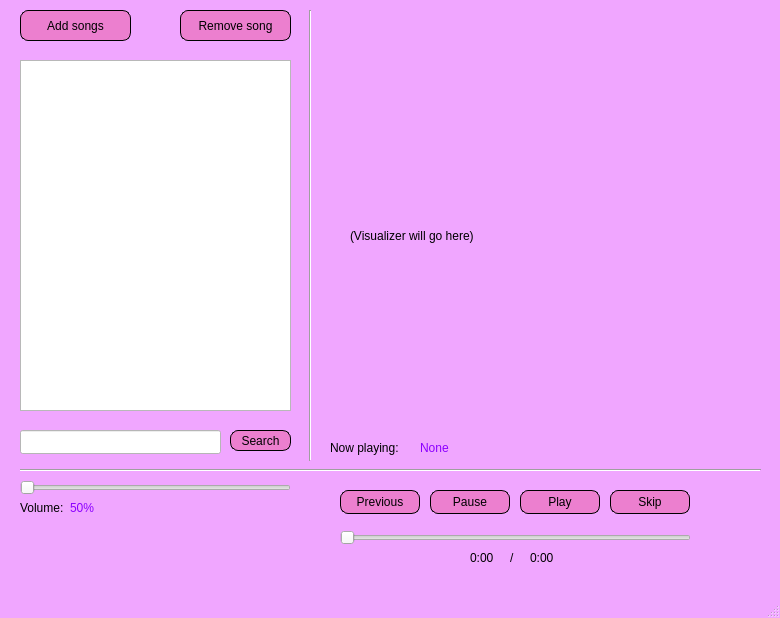
<?xml version="1.0" encoding="UTF-8"?>
<ui version="4.0">
 <class>MainWindow</class>
 <widget class="QMainWindow" name="MainWindow">
  <property name="geometry">
   <rect>
    <x>0</x>
    <y>0</y>
    <width>780</width>
    <height>618</height>
   </rect>
  </property>
  <property name="windowTitle">
   <string>MainWindow</string>
  </property>
  <property name="autoFillBackground">
   <bool>false</bool>
  </property>
  <property name="styleSheet">
   <string notr="true">QMainWindow {
	background-color: rgb(240, 166, 255);
}

QLabel {
	color: black;
	font: 700 9pt &quot;System&quot;;
}

QPushButton {
	font: 700 9pt &quot;System&quot;;
	background-color: rgb(236, 127, 207);
	color: black;
	border: 1px solid black;
	border-radius: 8px;
}

QPushButton:Hover {
	background-color: rgb(200, 115, 236);
}

QPushButton:Pressed {
	background-color: rgb(200, 115, 236);
	color: white;
	border: 2px solid white;
}

QLineEdit {
	background-color: rgb(255, 255, 255);
	color: black;
}</string>
  </property>
  <widget class="QWidget" name="centralwidget">
   <widget class="QPushButton" name="addButton">
    <property name="geometry">
     <rect>
      <x>20</x>
      <y>10</y>
      <width>111</width>
      <height>31</height>
     </rect>
    </property>
    <property name="text">
     <string>Add songs</string>
    </property>
   </widget>
   <widget class="QListWidget" name="listWidget">
    <property name="geometry">
     <rect>
      <x>20</x>
      <y>60</y>
      <width>271</width>
      <height>351</height>
     </rect>
    </property>
    <property name="styleSheet">
     <string notr="true">QListWidget {
	color: rgb(255, 0, 255);
}

QListWidget::item:selected {
	color: rgb(85, 255, 255);
}</string>
    </property>
   </widget>
   <widget class="Line" name="horizLine">
    <property name="geometry">
     <rect>
      <x>20</x>
      <y>460</y>
      <width>741</width>
      <height>20</height>
     </rect>
    </property>
    <property name="orientation">
     <enum>Qt::Orientation::Horizontal</enum>
    </property>
   </widget>
   <widget class="Line" name="verticalLine">
    <property name="geometry">
     <rect>
      <x>300</x>
      <y>10</y>
      <width>20</width>
      <height>451</height>
     </rect>
    </property>
    <property name="orientation">
     <enum>Qt::Orientation::Vertical</enum>
    </property>
   </widget>
   <widget class="QSlider" name="volumeSlider">
    <property name="geometry">
     <rect>
      <x>20</x>
      <y>480</y>
      <width>271</width>
      <height>16</height>
     </rect>
    </property>
    <property name="orientation">
     <enum>Qt::Orientation::Horizontal</enum>
    </property>
   </widget>
   <widget class="QLabel" name="volumeLabel">
    <property name="geometry">
     <rect>
      <x>20</x>
      <y>500</y>
      <width>49</width>
      <height>16</height>
     </rect>
    </property>
    <property name="text">
     <string>Volume:</string>
    </property>
   </widget>
   <widget class="QLabel" name="nowPlayingLabel">
    <property name="geometry">
     <rect>
      <x>330</x>
      <y>440</y>
      <width>91</width>
      <height>16</height>
     </rect>
    </property>
    <property name="text">
     <string>Now playing:</string>
    </property>
   </widget>
   <widget class="QPushButton" name="searchButton">
    <property name="geometry">
     <rect>
      <x>230</x>
      <y>430</y>
      <width>61</width>
      <height>21</height>
     </rect>
    </property>
    <property name="text">
     <string>Search</string>
    </property>
   </widget>
   <widget class="QPushButton" name="pauseButton">
    <property name="geometry">
     <rect>
      <x>430</x>
      <y>490</y>
      <width>80</width>
      <height>24</height>
     </rect>
    </property>
    <property name="styleSheet">
     <string notr="true"/>
    </property>
    <property name="text">
     <string>Pause</string>
    </property>
   </widget>
   <widget class="QPushButton" name="playButton">
    <property name="geometry">
     <rect>
      <x>520</x>
      <y>490</y>
      <width>80</width>
      <height>24</height>
     </rect>
    </property>
    <property name="text">
     <string>Play</string>
    </property>
   </widget>
   <widget class="QPushButton" name="prevButton">
    <property name="geometry">
     <rect>
      <x>340</x>
      <y>490</y>
      <width>80</width>
      <height>24</height>
     </rect>
    </property>
    <property name="text">
     <string>Previous</string>
    </property>
   </widget>
   <widget class="QPushButton" name="skipButton">
    <property name="geometry">
     <rect>
      <x>610</x>
      <y>490</y>
      <width>80</width>
      <height>24</height>
     </rect>
    </property>
    <property name="text">
     <string>Skip</string>
    </property>
   </widget>
   <widget class="QSlider" name="progressSlider">
    <property name="geometry">
     <rect>
      <x>340</x>
      <y>530</y>
      <width>351</width>
      <height>16</height>
     </rect>
    </property>
    <property name="orientation">
     <enum>Qt::Orientation::Horizontal</enum>
    </property>
   </widget>
   <widget class="QLineEdit" name="searchSong">
    <property name="geometry">
     <rect>
      <x>20</x>
      <y>430</y>
      <width>201</width>
      <height>24</height>
     </rect>
    </property>
   </widget>
   <widget class="QPushButton" name="remButton">
    <property name="geometry">
     <rect>
      <x>180</x>
      <y>10</y>
      <width>111</width>
      <height>31</height>
     </rect>
    </property>
    <property name="text">
     <string>Remove song</string>
    </property>
   </widget>
   <widget class="QLabel" name="volumeValue">
    <property name="geometry">
     <rect>
      <x>70</x>
      <y>500</y>
      <width>49</width>
      <height>16</height>
     </rect>
    </property>
    <property name="styleSheet">
     <string notr="true">color: rgb(140, 0, 255);</string>
    </property>
    <property name="text">
     <string>50%</string>
    </property>
   </widget>
   <widget class="QLabel" name="nowPlayingActual">
    <property name="geometry">
     <rect>
      <x>420</x>
      <y>440</y>
      <width>341</width>
      <height>16</height>
     </rect>
    </property>
    <property name="styleSheet">
     <string notr="true">color: rgb(140, 0, 255);</string>
    </property>
    <property name="text">
     <string>None</string>
    </property>
   </widget>
   <widget class="QLabel" name="progressCurr">
    <property name="geometry">
     <rect>
      <x>470</x>
      <y>550</y>
      <width>91</width>
      <height>16</height>
     </rect>
    </property>
    <property name="text">
     <string>0:00</string>
    </property>
   </widget>
   <widget class="QLabel" name="progressSeparator">
    <property name="geometry">
     <rect>
      <x>510</x>
      <y>550</y>
      <width>16</width>
      <height>16</height>
     </rect>
    </property>
    <property name="text">
     <string>/</string>
    </property>
   </widget>
   <widget class="QLabel" name="fullDurationLabel">
    <property name="geometry">
     <rect>
      <x>530</x>
      <y>550</y>
      <width>71</width>
      <height>16</height>
     </rect>
    </property>
    <property name="text">
     <string>0:00</string>
    </property>
   </widget>
   <widget class="QLabel" name="songImg">
    <property name="geometry">
     <rect>
      <x>350</x>
      <y>70</y>
      <width>331</width>
      <height>331</height>
     </rect>
    </property>
    <property name="text">
     <string>(Visualizer will go here)</string>
    </property>
   </widget>
  </widget>
  <widget class="QMenuBar" name="menubar">
   <property name="geometry">
    <rect>
     <x>0</x>
     <y>0</y>
     <width>780</width>
     <height>21</height>
    </rect>
   </property>
  </widget>
  <widget class="QStatusBar" name="statusbar"/>
 </widget>
 <resources/>
 <connections/>
</ui>
